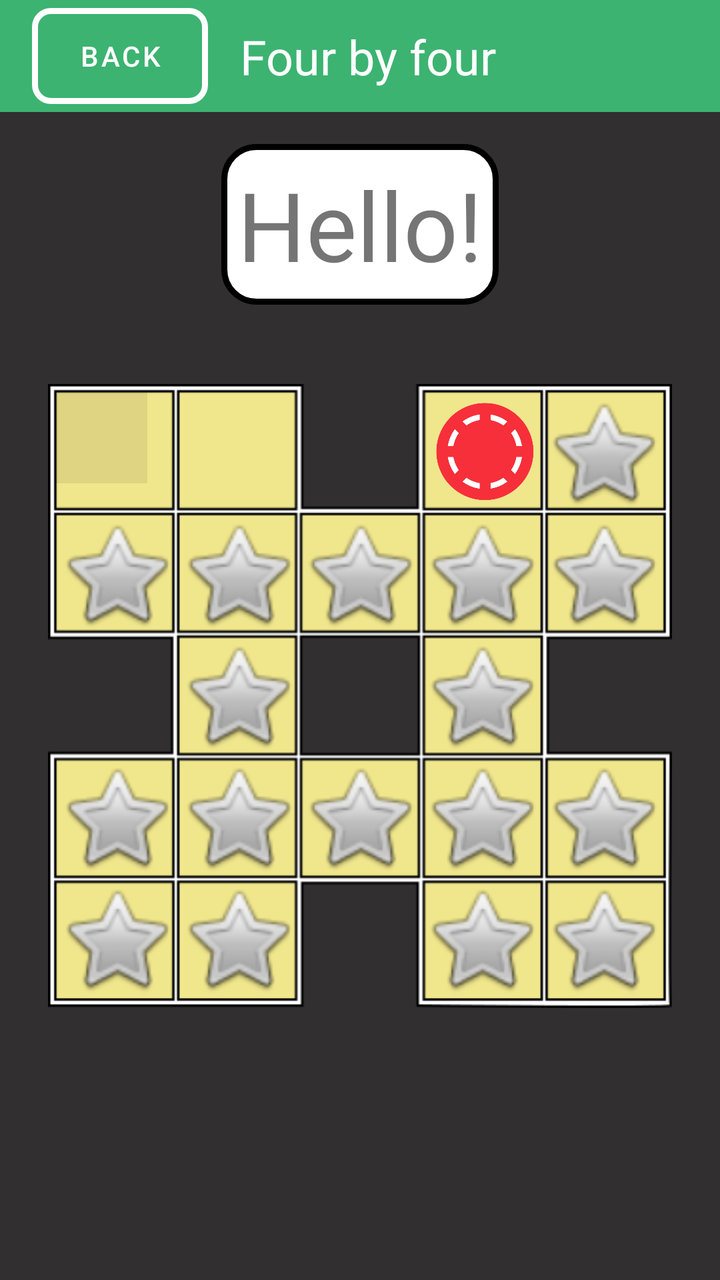
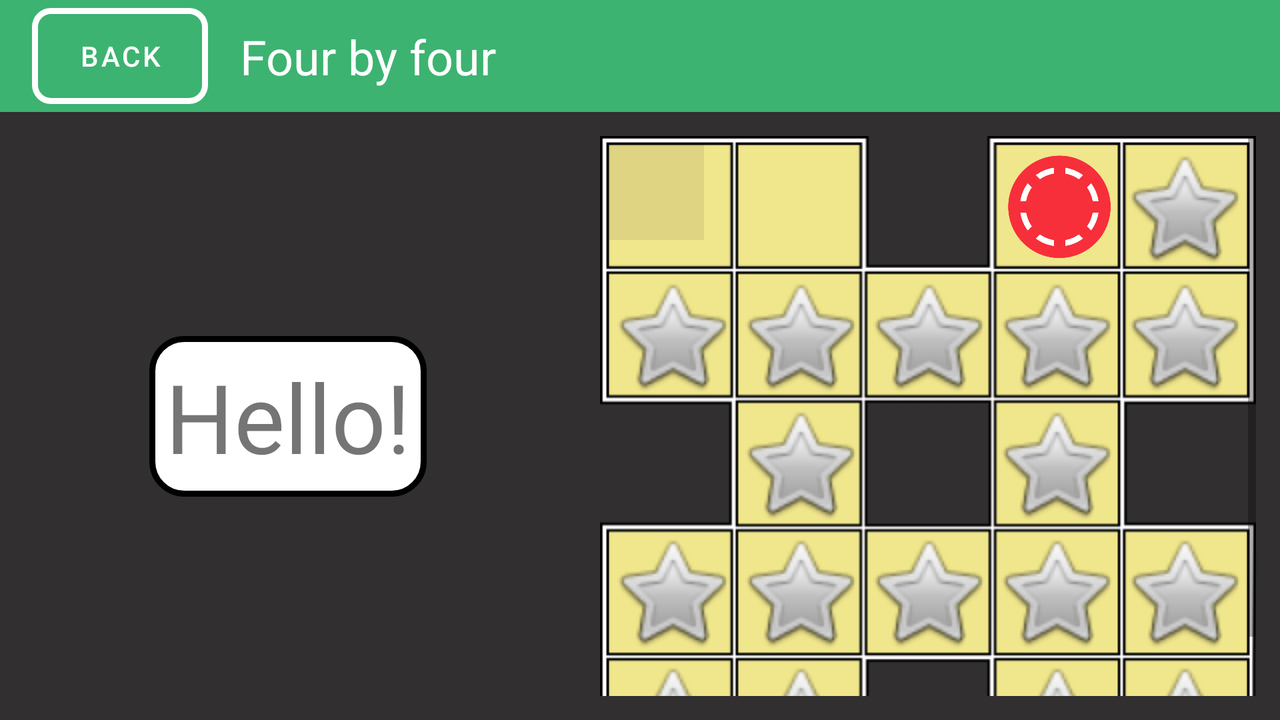

First picture: res/layout/ on a phone held upright. Second picture: the repository's own variant of that layout, on a device whose configuration matches the variant's folder. Source for both follows.
<!-- AndroidManifest.xml: application theme Theme.Fourbyfour -->
<!-- res/layout/activity_game.xml -->
<?xml version="1.0" encoding="utf-8"?>
<androidx.constraintlayout.widget.ConstraintLayout xmlns:android="http://schemas.android.com/apk/res/android"
    xmlns:app="http://schemas.android.com/apk/res-auto"
    xmlns:tools="http://schemas.android.com/tools"
    android:layout_width="match_parent"
    android:layout_height="match_parent"
    android:background="@color/backstage_game"
    tools:context=".GameActivity">

    <include
    android:id="@+id/toolbar"
    layout="@layout/toolbar"
    app:layout_constraintEnd_toEndOf="parent"
    app:layout_constraintStart_toStartOf="parent"
    app:layout_constraintTop_toTopOf="parent" />

    <androidx.constraintlayout.widget.ConstraintLayout
        android:id="@+id/constraintGame"
        android:layout_width="match_parent"
        android:layout_height="0dp"
        app:layout_constraintTop_toBottomOf="@id/toolbar"
        app:layout_constraintEnd_toEndOf="parent"
        app:layout_constraintStart_toStartOf="parent"
        app:layout_constraintBottom_toBottomOf="parent">

        <TextView
            android:id="@+id/textViewTimer"
            android:layout_width="wrap_content"
            android:layout_height="wrap_content"
            android:layout_margin="16dp"
            android:background="@drawable/timer"
            android:padding="8dp"
            android:text="Hello!"
            android:textSize="48dp"
            app:layout_constraintEnd_toEndOf="parent"
            app:layout_constraintStart_toStartOf="parent"
            app:layout_constraintTop_toTopOf="parent" />

        <include
            android:id="@+id/field_game"
            layout="@layout/field_item"
            android:foregroundGravity="center"
            app:layout_constraintBottom_toBottomOf="parent"
            app:layout_constraintEnd_toEndOf="parent"
            app:layout_constraintStart_toStartOf="parent"
            app:layout_constraintTop_toTopOf="parent"
            app:layout_constraintVertical_weight="1" />

    </androidx.constraintlayout.widget.ConstraintLayout>


</androidx.constraintlayout.widget.ConstraintLayout>
<!-- res/layout/toolbar.xml (included above) -->
<?xml version="1.0" encoding="utf-8"?>
<androidx.appcompat.widget.Toolbar xmlns:android="http://schemas.android.com/apk/res/android"
    xmlns:app="http://schemas.android.com/apk/res-auto"
    android:id="@+id/toolbar"
    android:layout_width="match_parent"
    android:layout_height="?attr/actionBarSize"
    android:background="?attr/colorPrimary"
    android:theme="@style/Theme.MyActionBar">

    <androidx.constraintlayout.widget.ConstraintLayout
        android:layout_width="match_parent"
        android:layout_height="match_parent">

        <Button
            android:id="@+id/buttonBackToolbar"
            android:background="@drawable/button_for_toolbar"
            android:layout_width="wrap_content"
            android:layout_height="wrap_content"
            android:text="@string/text_my_menu_button"
            app:backgroundTint="@null"
            app:layout_constraintTop_toTopOf="parent"
            app:layout_constraintStart_toStartOf="parent"
            app:layout_constraintBottom_toBottomOf="parent"/>

        <TextView
            android:id="@+id/textViewAppName"
            android:layout_marginStart="16dp"
            android:layout_width="wrap_content"
            android:layout_height="wrap_content"
            android:text="@string/app_name"
            android:textColor="@color/white"
            android:textSize="24sp"
            app:layout_constraintTop_toTopOf="parent"
            app:layout_constraintStart_toEndOf="@id/buttonBackToolbar"
            app:layout_constraintBottom_toBottomOf="parent"
            />
    </androidx.constraintlayout.widget.ConstraintLayout>


</androidx.appcompat.widget.Toolbar>
<!-- res/layout/field_item.xml (included above) -->
<?xml version="1.0" encoding="utf-8"?>
<androidx.constraintlayout.widget.ConstraintLayout xmlns:android="http://schemas.android.com/apk/res/android"
    xmlns:app="http://schemas.android.com/apk/res-auto"
    android:id="@+id/constraint"
    android:layout_width="match_parent"
    android:layout_height="wrap_content"
    android:layout_margin="24dp"
    android:background="@drawable/game_field"
    android:foregroundGravity="center"
    android:padding="4dp"
    app:layout_constraintBottom_toBottomOf="parent"
    app:layout_constraintEnd_toEndOf="parent"
    app:layout_constraintStart_toStartOf="parent"
    app:layout_constraintTop_toTopOf="parent">


    
    <ImageView
        android:id="@+id/imageView1"
        style="@style/imageViewField"
        android:onClick="onClickChooseFigure"
        android:tag="2 5"
        app:layout_constraintStart_toStartOf="parent"
        app:layout_constraintTop_toTopOf="parent"
        app:srcCompat="@android:drawable/divider_horizontal_bright">

    </ImageView>


    <ImageView
        android:id="@+id/imageView2"
        style="@style/imageViewField"
        android:onClick="onClickChooseFigure"
        android:tag="1 6"
        app:layout_constraintStart_toEndOf="@+id/imageView1"
        app:layout_constraintTop_toTopOf="parent"
        app:srcCompat="?attr/selectableItemBackground" />

    <ImageView
        android:id="@+id/imageView5"
        style="@style/imageViewField"
        android:onClick="onClickChooseFigure"
        android:tag="1 6"
        app:layout_constraintStart_toStartOf="parent"
        app:layout_constraintTop_toBottomOf="@+id/imageView1"
        app:srcCompat="@android:drawable/btn_star" />

    <ImageView
        android:id="@+id/imageView6"
        style="@style/imageViewField"
        android:onClick="onClickChooseFigure"
        android:tag="2 5 7 10"
        app:layout_constraintStart_toEndOf="@+id/imageView5"
        app:layout_constraintTop_toBottomOf="@+id/imageView2"
        app:srcCompat="@android:drawable/btn_star" />

    <ImageView
        android:id="@+id/imageView7"
        style="@style/imageViewField"
        android:onClick="onClickChooseFigure"
        android:tag="6 8"
        app:layout_constraintStart_toEndOf="@+id/imageView6"
        app:layout_constraintTop_toBottomOf="@+id/imageView2"
        app:srcCompat="@android:drawable/btn_star" />

    <ImageView
        android:id="@+id/imageView8"
        style="@style/imageViewField"
        android:onClick="onClickChooseFigure"
        android:tag="3 7 9 11"
        app:layout_constraintStart_toEndOf="@+id/imageView7"
        app:layout_constraintTop_toBottomOf="@+id/imageView2"
        app:srcCompat="@android:drawable/btn_star" />

    <ImageView
        android:id="@+id/imageView9"
        style="@style/imageViewField"
        android:onClick="onClickChooseFigure"
        android:tag="4 8"
        app:layout_constraintStart_toEndOf="@+id/imageView8"
        app:layout_constraintTop_toBottomOf="@+id/imageView2"
        app:srcCompat="@android:drawable/btn_star" />

    <ImageView
        android:id="@+id/imageView3"
        style="@style/imageViewField"
        android:onClick="onClickChooseFigure"
        android:tag="4 8"
        app:layout_constraintStart_toEndOf="@+id/imageView7"
        app:layout_constraintTop_toTopOf="parent"
        app:srcCompat="@drawable/color1" />

    <ImageView
        android:id="@+id/imageView4"
        style="@style/imageViewField"
        android:onClick="onClickChooseFigure"
        android:tag="3 9"
        app:layout_constraintStart_toEndOf="@+id/imageView3"
        app:layout_constraintTop_toTopOf="parent"
        app:srcCompat="@android:drawable/btn_star" />

    <ImageView
        android:id="@+id/imageView10"
        style="@style/imageViewField"
        android:onClick="onClickChooseFigure"
        android:tag="6 13"
        app:layout_constraintStart_toEndOf="@+id/imageView5"
        app:layout_constraintTop_toBottomOf="@+id/imageView6"
        app:srcCompat="@android:drawable/btn_star" />

    <ImageView
        android:id="@+id/imageView11"
        style="@style/imageViewField"
        android:onClick="onClickChooseFigure"
        android:tag="8 15"
        app:layout_constraintStart_toEndOf="@+id/imageView7"
        app:layout_constraintTop_toBottomOf="@+id/imageView8"
        app:srcCompat="@android:drawable/btn_star" />

    <ImageView
        android:id="@+id/imageView12"
        style="@style/imageViewField"
        android:onClick="onClickChooseFigure"
        android:tag="13 17"
        app:layout_constraintStart_toStartOf="parent"
        app:layout_constraintTop_toBottomOf="@+id/imageView10"
        app:srcCompat="@android:drawable/btn_star" />

    <ImageView
        android:id="@+id/imageView13"
        style="@style/imageViewField"
        android:onClick="onClickChooseFigure"
        android:tag="10 12 14 18"
        app:layout_constraintStart_toEndOf="@+id/imageView12"
        app:layout_constraintTop_toBottomOf="@+id/imageView10"
        app:srcCompat="@android:drawable/btn_star" />

    <ImageView
        android:id="@+id/imageView14"
        style="@style/imageViewField"
        android:onClick="onClickChooseFigure"
        android:tag="13 15"
        app:layout_constraintStart_toEndOf="@+id/imageView13"
        app:layout_constraintTop_toBottomOf="@+id/imageView10"
        app:srcCompat="@android:drawable/btn_star" />

    <ImageView
        android:id="@+id/imageView15"
        style="@style/imageViewField"
        android:onClick="onClickChooseFigure"
        android:tag="11 14 16 19"
        app:layout_constraintStart_toEndOf="@+id/imageView14"
        app:layout_constraintTop_toBottomOf="@+id/imageView11"
        app:srcCompat="@android:drawable/btn_star" />

    <ImageView
        android:id="@+id/imageView16"
        style="@style/imageViewField"
        android:onClick="onClickChooseFigure"
        android:tag="15 20"
        app:layout_constraintStart_toEndOf="@+id/imageView15"
        app:layout_constraintTop_toBottomOf="@+id/imageView11"
        app:srcCompat="@android:drawable/btn_star" />

    <ImageView
        android:id="@+id/imageView17"
        style="@style/imageViewField"
        android:onClick="onClickChooseFigure"
        android:tag="12 18"
        app:layout_constraintBottom_toBottomOf="parent"
        app:layout_constraintStart_toStartOf="parent"
        app:layout_constraintTop_toBottomOf="@+id/imageView12"
        app:srcCompat="@android:drawable/btn_star" />

    <ImageView
        android:id="@+id/imageView18"
        style="@style/imageViewField"
        android:onClick="onClickChooseFigure"
        android:tag="13 17"
        app:layout_constraintStart_toEndOf="@+id/imageView17"
        app:layout_constraintTop_toBottomOf="@+id/imageView13"
        app:srcCompat="@android:drawable/btn_star" />

    <ImageView
        android:id="@+id/imageView19"
        style="@style/imageViewField"
        android:onClick="onClickChooseFigure"
        android:tag="15 20"
        app:layout_constraintStart_toEndOf="@+id/imageView14"
        app:layout_constraintTop_toBottomOf="@+id/imageView14"
        app:srcCompat="@android:drawable/btn_star" />

    <ImageView
        android:id="@+id/imageView20"
        style="@style/imageViewField"
        android:onClick="onClickChooseFigure"
        android:tag="16 19"
        app:layout_constraintStart_toEndOf="@+id/imageView19"
        app:layout_constraintTop_toBottomOf="@+id/imageView15"
        app:srcCompat="@android:drawable/btn_star" />


</androidx.constraintlayout.widget.ConstraintLayout>
<!-- resources referenced by this layout -->
<resources>
  <color name="backstage_game">#312f2f</color>
  <color name="white">#FFFFFFFF</color>
  <!-- drawable button_for_toolbar (drawable) -->
  <?xml version="1.0" encoding="utf-8"?>
  <shape xmlns:android="http://schemas.android.com/apk/res/android"
      android:shape="rectangle">
      <stroke android:width="3dp" android:color="@color/white"/>
      <corners android:radius="8dp"/>
  </shape>
  <!-- drawable color1: png bitmap (drawable, 25371 bytes) -->
  <!-- drawable game_field: png bitmap (drawable, 5892 bytes) -->
  <!-- drawable timer (drawable) -->
  <?xml version="1.0" encoding="utf-8"?>
  <shape xmlns:android="http://schemas.android.com/apk/res/android"
      android:shape="rectangle">
      <stroke
          android:width="3dp">
      </stroke>
      <solid
          android:color="@color/white"/>
      <corners
          android:radius="16dp">
      </corners>
  
  </shape>
  <string name="app_name">Four by four</string>
  <string name="text_my_menu_button">Back</string>
  <style name="Theme.MyActionBar" parent="Theme.MaterialComponents.DayNight.DarkActionBar">
          
          <item name="colorPrimary">@color/MediumSeaGreen</item>
          <item name="colorPrimaryVariant">@color/purple_700</item>
          <item name="colorOnPrimary">@color/white</item>
          
          <item name="colorSecondary">@color/MediumSeaGreen</item>
          <item name="colorSecondaryVariant">@color/MediumSeaGreen</item>
          <item name="colorOnSecondary">@color/black</item>
          
          <item name="android:statusBarColor" tools:targetApi="l">?attr/colorPrimaryVariant</item>
          
          <item name="android:windowFullscreen">true</item>
          <item name="android:windowContentOverlay">@null</item>
          <item name="android:windowNoTitle">true</item>
      </style>
  <style name="imageViewField">
          <item name="android:layout_width">0dp</item>
          <item name="android:layout_height">0dp</item>
          <item name="android:background">@color/trans</item>
          <item name="layout_constraintDimensionRatio">1:1</item>
          <item name="layout_constraintWidth_percent">0.2</item>
          <item name="android:contentDescription">@string/imageView_empty</item>
      </style>
  <style name="Theme.Fourbyfour" parent="Theme.MaterialComponents.DayNight.NoActionBar">
          
          <item name="colorPrimary">@color/MediumSeaGreen</item>
          <item name="colorPrimaryVariant">@color/purple_700</item>
          <item name="colorOnPrimary">@color/white</item>
          
          <item name="colorSecondary">@color/MediumSeaGreen</item>
          <item name="colorSecondaryVariant">@color/MediumSeaGreen</item>
          <item name="colorOnSecondary">@color/black</item>
          
          <item name="android:statusBarColor" tools:targetApi="l">?attr/colorPrimaryVariant</item>
          
          <item name="android:windowFullscreen">true</item>
          <item name="android:windowContentOverlay">@null</item>
          <item name="android:windowNoTitle">true</item>
      </style>
  <color name="MediumSeaGreen">#3CB371</color>
  <color name="purple_700">#FF3700B3</color>
  <color name="black">#FF000000</color>
  <color name="trans">@android:color/transparent</color>
  <string name="imageView_empty">empty</string>
</resources>
<!-- res/layout-land/activity_game.xml (the repository's variant of the layout above) -->
<!-- drawn on the phone turned sideways -->
<?xml version="1.0" encoding="utf-8"?>
<androidx.constraintlayout.widget.ConstraintLayout xmlns:android="http://schemas.android.com/apk/res/android"
    xmlns:app="http://schemas.android.com/apk/res-auto"
    xmlns:tools="http://schemas.android.com/tools"
    android:layout_width="match_parent"
    android:layout_height="match_parent"
    android:background="@color/backstage_game"
    tools:context=".GameActivity">

    <include
        android:id="@+id/toolbar"
        layout="@layout/toolbar"
        app:layout_constraintEnd_toEndOf="parent"
        app:layout_constraintStart_toStartOf="parent"
        app:layout_constraintTop_toTopOf="parent" />

    <androidx.constraintlayout.widget.ConstraintLayout
        android:id="@+id/constraintGame"
        android:layout_width="match_parent"
        android:layout_height="0dp"
        app:layout_constraintTop_toBottomOf="@id/toolbar"
        app:layout_constraintEnd_toEndOf="parent"
        app:layout_constraintStart_toStartOf="parent"
        app:layout_constraintBottom_toBottomOf="parent">

        <TextView
            android:id="@+id/textViewTimer"
            android:layout_width="wrap_content"
            android:layout_height="wrap_content"
            android:layout_margin="36dp"
            android:padding="8dp"
            android:background="@drawable/timer"
            android:text="Hello!"
            android:textSize="48sp"
            app:layout_constraintStart_toStartOf="parent"
            app:layout_constraintTop_toTopOf="parent"
            app:layout_constraintEnd_toStartOf="@id/guideline"
            app:layout_constraintBottom_toBottomOf="parent"/>

        <androidx.constraintlayout.widget.Guideline
            android:id="@+id/guideline"
            android:layout_width="wrap_content"
            android:layout_height="wrap_content"
            android:orientation="vertical"
            app:layout_constraintGuide_percent="0.45"
            app:layout_constraintTop_toTopOf="parent"
            app:layout_constraintBottom_toBottomOf="parent"
            />

        <ScrollView
            android:id="@+id/scrollViewFieldGame"
            android:layout_width="0dp"
            android:layout_height="wrap_content"
            android:padding="12dp"
            app:layout_constraintBottom_toBottomOf="parent"
            app:layout_constraintEnd_toEndOf="parent"
            app:layout_constraintHorizontal_bias="0.0"
            app:layout_constraintStart_toEndOf="@id/guideline"
            app:layout_constraintTop_toTopOf="parent"
            app:layout_constraintVertical_bias="0.0">

            <include
                android:id="@+id/field_game"
                layout="@layout/field_item"
                android:layout_width="match_parent"
                android:layout_height="match_parent"
                android:foregroundGravity="center"
                app:layout_constraintBottom_toBottomOf="parent"
                app:layout_constraintEnd_toEndOf="parent"
                app:layout_constraintStart_toStartOf="parent"
                app:layout_constraintTop_toTopOf="parent" />

        </ScrollView>

    </androidx.constraintlayout.widget.ConstraintLayout>


</androidx.constraintlayout.widget.ConstraintLayout>
